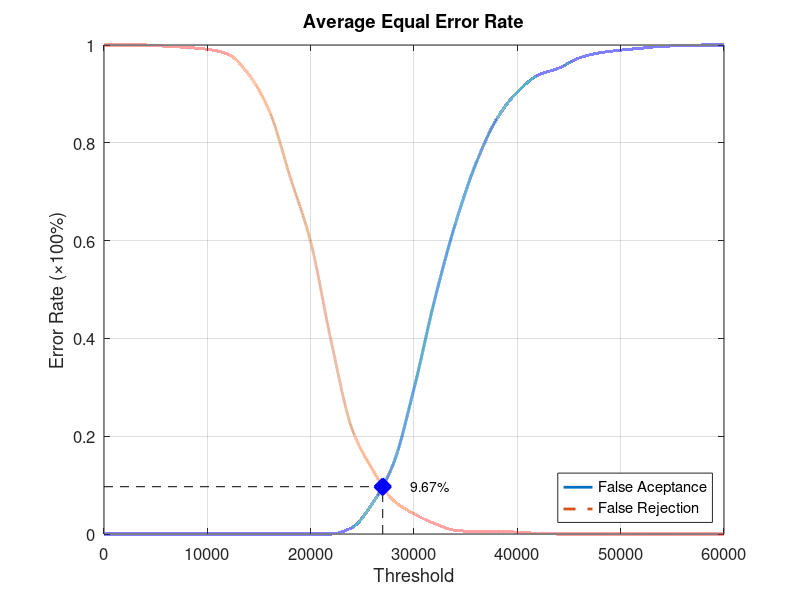
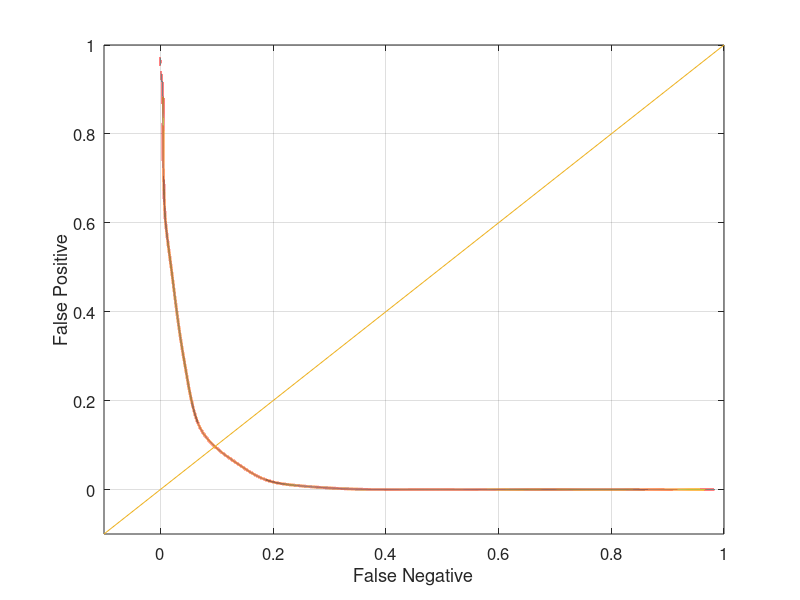

Write MATLAB code to recreate these figures, in order.
function yEER = Experiment4Average
close all;
clear;
clc;
x = 0:2000:60000;
xq = 0:0.5:60000;

y0 = [0 0 0 0 0 0 0 0 0 0 0 0 0.0131579 0.0631579 0.143421 0.297368 0.478947 0.63421 0.757895 0.848684 0.903947 0.938158 0.952632 0.973684 0.98421 0.989474 0.993421 0.997368 0.998684 1 1];
yy0 = interp1(x, y0, xq, 'pchip');
y1 = [1 1 1 0.9975 0.995 0.99125 0.98125 0.94 0.865 0.73125 0.5975 0.3925 0.215 0.13125 0.06875 0.04125 0.02125 0.0075 0.005 0.005 0.00375 0.00125 0 0 0 0 0 0 0 0 0];
yy1 = interp1(x, y1, xq, 'pchip');

% Calculating EER: 
y2 = abs(y0 - y1);
find(y2 == min(y2))
yy2 = abs(yy0 - yy1);
xEER = find(yy2 == min(yy2));
xEERIndex = xq(xEER) % X-axis EER
yEER = yy0(xEER) % Y-axis EER

main = figure
plot(xq, yy0,'-','LineWidth', 2);	hold on
plot(xq, yy1,'--','LineWidth', 2);	hold on
plot([xEERIndex xEERIndex], [0 yEER], 'k--');	hold on
plot([0 xEERIndex], [yEER yEER], 'k--');	hold on
plot(xEERIndex, yEER, 'bx', 'LineWidth', 10);	hold on
text(xEERIndex + 10 * xEERIndex / 100, yEER, [num2str(round((10000 * yEER)) / 100) '%'])
legend('False Aceptance', 'False Rejection', 'Location', 'SouthEast')
xlabel('Threshold')
ylabel('Error Rate (\times100%)')
title('Average Equal Error Rate')
set(gca, 'FontSize', 12)
axis([0 60000 0 1])
grid on

print(main, 'Experiment4AverageMain', '-dpng');
FNRxFPR = figure('Color', [1 1 1]);
plot(yy1, yy0, '-', yy1, yy0, 'LineWidth', 2);
hold on
y = -0.1:0.1:1
plot(y, y); 
set(gca, 'FontSize', 12)
xlabel('False Negative')
ylabel('False Positive')
axis([-0.1 1 -0.1 1])
set(gca, 'FontSize', 12)
grid on

print(FNRxFPR, 'Experiment4AverageFNRxFPR','-dpng');
end
